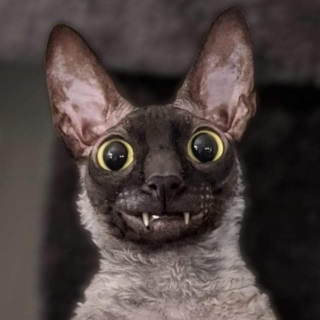
#> input picture filtering_and_blurring_methods/images/cat_mini.png, 320 x 320 px, found by its file name
$ python noise.py
#> lines starting #> are read from the running program, lines starting #| are printed output that depends on the picture
import numpy as np
import cv2


def add_salt_pepper_fast(image, noise_ratio=0.05):
    noisy_image = image.copy()
    height, width = image.shape[:2]

    num_noise_pixels = int(noise_ratio * height * width)
    salt_coords = [np.random.randint(0, height, num_noise_pixels), np.random.randint(0, width, num_noise_pixels)]
    pepper_coords = [np.random.randint(0, height, num_noise_pixels), np.random.randint(0, width, num_noise_pixels)]

    noisy_image[salt_coords[0], salt_coords[1]] = [255, 255, 255]
    noisy_image[pepper_coords[0], pepper_coords[1]] = [0, 0, 0]

    return noisy_image


img = cv2.imread(r'C:\Users\rexandel\Documents\GitHub\digital_media_processing\filtering_and_blurring_methods\images\cat_mini.png')
#> img is the input picture: shape (320, 320, 3); mean B, G, R 62.9, 65, 76.1
img_gray = cv2.cvtColor(img, cv2.COLOR_BGR2GRAY)
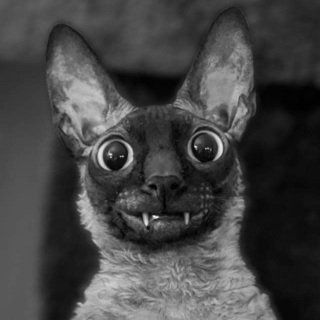
#> img_gray: shape (320, 320); min 1, max 245, mean 68

noisy_image = add_salt_pepper_fast(img, 0.05)
#> in add_salt_pepper_fast, `noisy_image[pepper_coords[0], pepper_coords[1]] = [0, 0, 0]`:
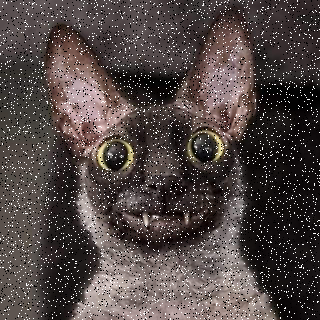
#> noisy_image: shape (320, 320, 3); mean B, G, R 68.8, 70.7, 80.7
noisy_image_blur = cv2.GaussianBlur(noisy_image, (31, 31), 5)
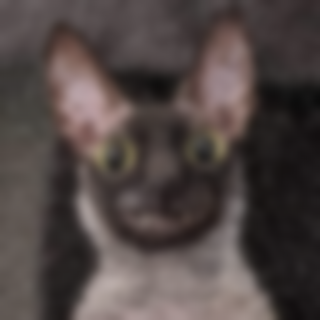
#> noisy_image_blur: shape (320, 320, 3); mean B, G, R 68.8, 70.7, 80.7

cv2.imshow('Original Image', img)
cv2.imshow('Noisy Image', noisy_image)
cv2.imshow('Noisy Image (Blurred)', noisy_image_blur)

cv2.waitKey(0)
cv2.destroyAllWindows()
